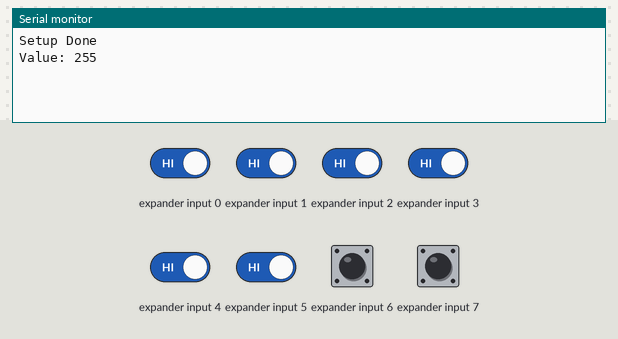
This sketch was run on a simulated Arduino Uno, built with avr-gcc and run on an emulated ATmega328P. On the bench: the last lines printed to the serial monitor. Wiring (inferred from the names in the program): input shift register (74HC165): load pin 11; clock pin 10; serial out pin 9. Inputs (shaded band) come from the test bench; at power-on: expander input 0–7 HIGH.

Above: at 1.2 s.
1.3 s: expander input 0 driven LOW
At 1.8 s:
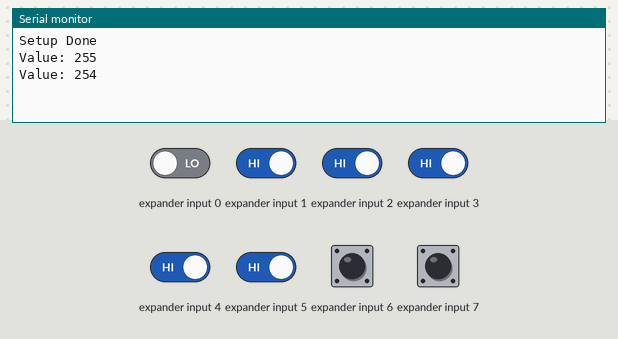
2.8 s: expander input 1 driven LOW
At 4.0 s:
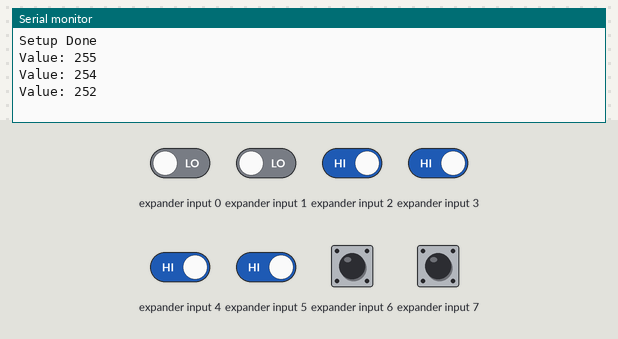
4.3 s: expander input 2 driven LOW
At 5.4 s:
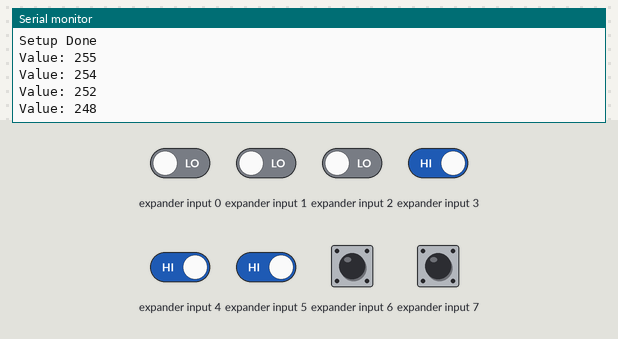
5.8 s: expander input 3 driven LOW
At 6.5 s:
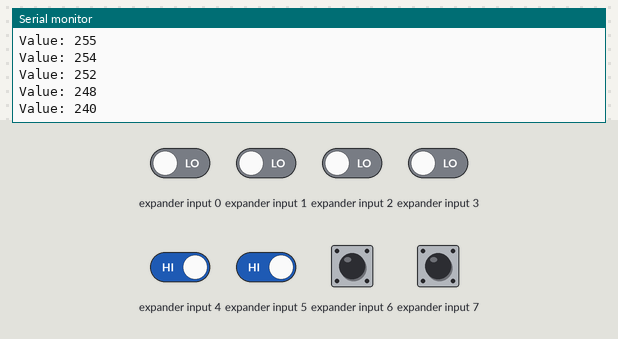
7.3 s: expander input 4 driven LOW
At 8.5 s:
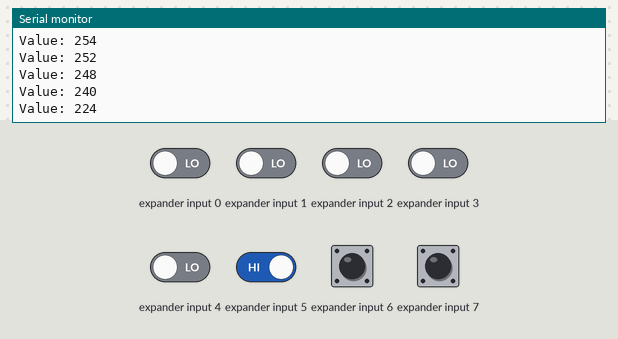
8.8 s: expander input 5 driven LOW
At 10.0 s:
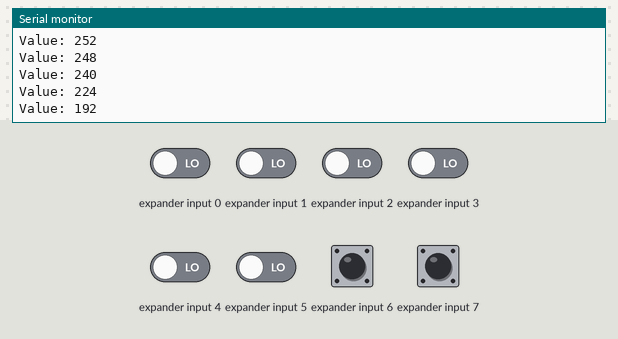
Timing chart, 0 to 11.3 s (numbered marks = the images above; inputs shaded):
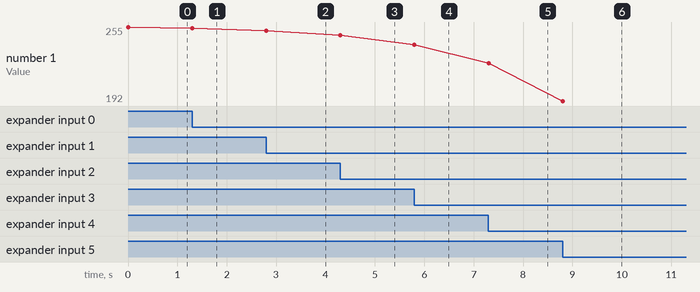

The sketch:

Test_74HC165.ino
```cpp
//This file has been modified from: http://wiki.t-o-f.info/Arduino/ExempleMutliplexeurDentr%C3%A9esNum%C3%A9riques74HC165#toc3
// HARDWARE CONNECTIONS
int LATCH = 11;
int CLOCK = 10;
int DATA = 9;

byte a=0;

void setup()
{
    Serial.begin(57600);
    pinMode(LATCH, OUTPUT);
    pinMode(CLOCK, OUTPUT);
    pinMode(DATA, INPUT);
    digitalWrite(CLOCK,LOW);
    digitalWrite(LATCH,LOW);
    Serial.println( "Setup Done" );
}

void loop()
{
    digitalWrite( LATCH, HIGH );
    byte a_temp = shiftInFixed( DATA, CLOCK );
    digitalWrite(LATCH,LOW);

    // Envoie la valeur lue si elle change
    if ( a_temp != a )
    {
        a = a_temp;
        Serial.print("Value: ");
        Serial.println(a,DEC);
    }
    delay( 1 );
}

byte shiftInFixed( byte dataPin, byte clockPin )
{
    byte value = 0;
    int j= 7;
    for( byte i=0; i<8; ++i )
    {
        value |= digitalRead( dataPin ) << j;
        j--;
        digitalWrite( clockPin, HIGH );
        digitalWrite( clockPin, LOW );
    }
    return value;
}
```

Measured:
- after the input at 1.3 s, the serial monitor: prints a new line at once (image 1)
- after the input at 2.8 s, the serial monitor: prints a new line at once (image 2)
- after the input at 4.3 s, the serial monitor: prints a new line at once (image 3)
- after the input at 5.8 s, the serial monitor: prints a new line at once (image 4)
- after the input at 7.3 s, the serial monitor: prints a new line at once (image 5)
- after the input at 8.8 s, the serial monitor: prints a new line at once (image 6)
- plotted number 1: 255 → 254 after the input at 1.3 s, 254 → 252 after the input at 2.8 s, 252 → 248 after the input at 4.3 s, 248 → 240 after the input at 5.8 s, 240 → 224 after the input at 7.3 s
